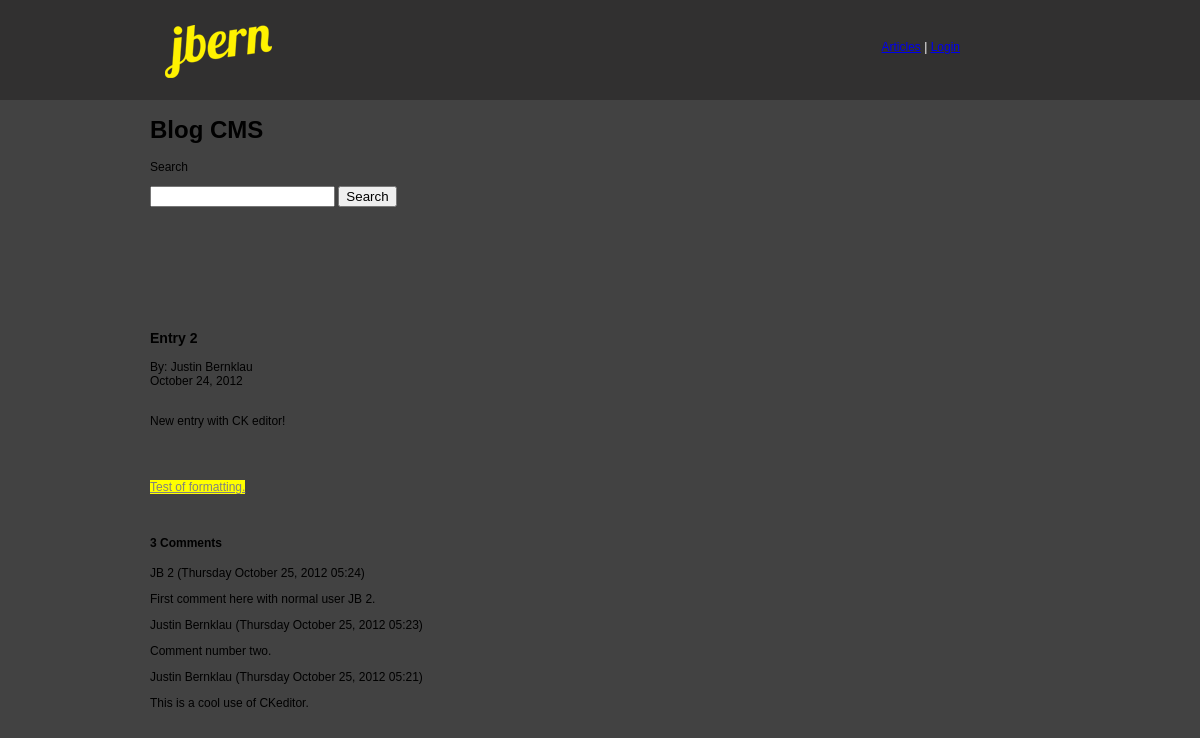
Page /viewarticle.php?article=7 on the committed database.
### tables this page shows
CREATE TABLE IF NOT EXISTS `cms_articles` (
  `article_id` int(11) NOT NULL AUTO_INCREMENT,
  `author_id` int(11) NOT NULL DEFAULT '0',
  `is_published` tinyint(1) NOT NULL DEFAULT '0',
  `date_submitted` datetime NOT NULL DEFAULT '0000-00-00 00:00:00',
  `date_published` datetime NOT NULL DEFAULT '0000-00-00 00:00:00',
  `title` varchar(255) NOT NULL DEFAULT '',
  `body` mediumtext NOT NULL,
  PRIMARY KEY (`article_id`),
  KEY `IdxArticle` (`author_id`,`date_submitted`),
  FULLTEXT KEY `IdxText` (`title`,`body`)
);

CREATE TABLE IF NOT EXISTS `cms_users` (
  `user_id` int(11) NOT NULL AUTO_INCREMENT,
  `email` varchar(255) NOT NULL DEFAULT '',
  `password` varchar(50) NOT NULL DEFAULT '',
  `name` varchar(100) NOT NULL DEFAULT '',
  `access_lvl` tinyint(4) NOT NULL DEFAULT '1',
  PRIMARY KEY (`user_id`),
  UNIQUE KEY `uniq_email` (`email`)
);

CREATE TABLE IF NOT EXISTS `cms_comments` (
  `comment_id` int(11) NOT NULL AUTO_INCREMENT,
  `article_id` int(11) NOT NULL DEFAULT '0',
  `comment_date` datetime NOT NULL DEFAULT '0000-00-00 00:00:00',
  `comment_user` int(11) NOT NULL DEFAULT '0',
  `comment` text NOT NULL,
  PRIMARY KEY (`comment_id`),
  KEY `IdxComment` (`article_id`)
);

### outputfunctions.php (the view, shortened to what this page needs)
<?php
	function outputStory($article, $only_snippet=FALSE){
		global $conn;
		if($article) {
			$sql = "SELECT ar.*, usr.name " .
				"FROM cms_articles ar " .
				"LEFT OUTER JOIN cms_users usr " .
				"ON ar.author_id = usr.user_id " .
				"WHERE ar.article_id = " . $article;
		$result = mysql_query($sql,$conn);
		if($row = mysql_fetch_array($result)) {
			echo "<h3>" . htmlspecialchars($row['title']) . "</h3\n";
			echo "<h5><div class=\"byline\">By: " .
				htmlspecialchars($row['name']) .
				"</div>";
			echo "<div class=\"pubdate\">";
			if ($row['is_published'] == 1) {
				echo date("F j, Y", strtotime($row['date_published']));
			} else {
				echo "Not yet published";
			}
			echo "</div></h5>\n";
			if($only_snippet) {
				echo "<p>\n";
				echo nl2br(htmlspecialchars_decode(trimBody($row['body'])));
				echo "</p>\n";
				echo "<h4><a href =\"viewarticle.php?article=" .
					$row['article_id'] . "\">Full Story...</a></h4><br>\n";
			} else {
				echo "<p>\n";
				echo nl2br(htmlspecialchars_decode($row['body']));
				echo "</p>\n";
			}
		 }
	  }
	}
	function showComments($article, $showLink=TRUE) {
		global $conn;
		if ($article) {
			$sql = "SELECT co.*, usr.name, usr.email " .
				"FROM cms_comments co " .
				"LEFT OUTER JOIN cms_users usr " .
				"ON co.comment_user = usr.user_id " .
				"WHERE co.article_id=" . $article .
				" ORDER BY co.comment_date DESC";
			$result = mysql_query($sql, $conn) or
				die('Could not look up comments: ' . mysql_error());
				if ($showLink) {
				echo "<h4>" . mysql_num_rows($result) . " Comments";
				echo "</h4>";
			}
			if (mysql_num_rows($result)) {
				echo "<div class=\"scroller\">";
				while ($row = mysql_fetch_array($result)) {
					echo "<span class=\"commentName\">" .
						htmlspecialchars($row['name']) .
						"</span><span class=\"commentDate\"> (" .
						date("l F j, Y H:i", strtotime($row['comment_date'])) .
						")</span>";
					echo "<p class=\"commentText\">" .
						nl2br(htmlspecialchars($row['comment'])) .
						"</p>";
					}
					echo "</div>";
				}
				echo "<br />";
			}
		}
?>

### css/header.css (style rules this page uses)
body { font-family: Arial, Helvetica, sans-serif; font-size:12px; background-color:#424242; color:#000; margin-left: 0px; margin-top: 0px; margin-right: 0px; margin-bottom: 0px; }

### rows in the picture
cms_articles: title "Entry 2", author.name "Justin Bernklau", date_published "October 24, 2012", body "New entry with CK editor! Test of formatting."
cms_comments: cms_users.name "JB 2", comment_date "Thursday October 25, 2012 05:24", comment "First comment here with normal user JB 2."
cms_comments: cms_users.name "Justin Bernklau", comment_date "Thursday October 25, 2012 05:23", comment "Comment number two."
cms_comments: cms_users.name "Justin Bernklau", comment_date "Thursday October 25, 2012 05:21", comment "This is a cool use of CKeditor."

### other values in the picture
mysql_num_rows($result) "3"
